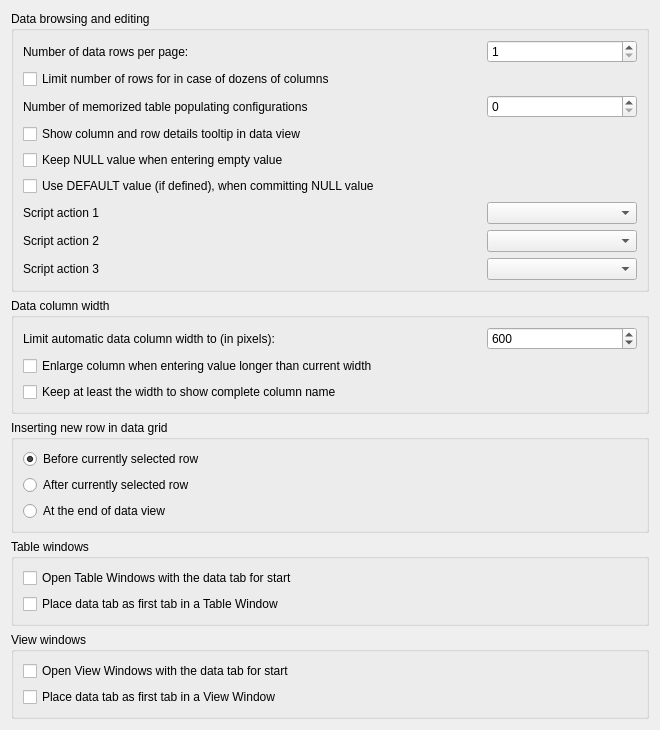
             <widget class="QWidget" name="dataBrowsingScrollAreaContents">
              <property name="geometry">
               <rect>
                <x>0</x>
                <y>0</y>
                <width>660</width>
                <height>630</height>
               </rect>
              </property>
              <layout class="QVBoxLayout" name="verticalLayout_34">
               <item>
                <widget class="QGroupBox" name="dataBrowsingGroup">
                 <property name="title">
                  <string>Data browsing and editing</string>
                 </property>
                 <layout class="QGridLayout" name="gridLayout_2">
                  <item row="2" column="0" colspan="2">
                   <widget class="QLabel" name="memPopulConfigsLabel">
                    <property name="toolTip">
                     <string>&lt;p&gt;Maximum number of configurations of Populate Table dialog stored in configuration. Value of 100 should be sufficient.&lt;/p&gt;</string>
                    </property>
                    <property name="text">
                     <string>Number of memorized table populating configurations</string>
                    </property>
                   </widget>
                  </item>
                  <item row="0" column="2">
                   <widget class="QSpinBox" name="rowsPerPageSpin">
                    <property name="maximumSize">
                     <size>
                      <width>150</width>
                      <height>16777215</height>
                     </size>
                    </property>
                    <property name="minimum">
                     <number>1</number>
                    </property>
                    <property name="maximum">
                     <number>99999</number>
                    </property>
                    <property name="cfg" stdset="0">
                     <string notr="true">General.NumberOfRowsPerPage</string>
                    </property>
                   </widget>
                  </item>
                  <item row="4" column="0" colspan="3">
                   <widget class="QCheckBox" name="keepNullWhenEmptyCheck">
                    <property name="toolTip">
                     <string>&lt;p&gt;When editing a cell which used to have NULL value and entering empty string as new value, then this option determinates whether the new value should remain NULL (have this option enabled), or should it be overwritten with empty string value (have this option disabled).&lt;/p&gt;</string>
                    </property>
                    <property name="text">
                     <string>Keep NULL value when entering empty value</string>
                    </property>
                    <property name="cfg" stdset="0">
                     <string notr="true">General.KeepNullWhenEmptyValue</string>
                    </property>
                   </widget>
                  </item>
                  <item row="0" column="0" colspan="2">
                   <widget class="QLabel" name="rowsPerPageLabel">
                    <property name="text">
                     <string>Number of data rows per page:</string>
                    </property>
                   </widget>
                  </item>
                  <item row="3" column="0" colspan="3">
                   <widget class="QCheckBox" name="tolltipInDataViewCheck">
                    <property name="toolTip">
                     <string>&lt;p&gt;When this is enabled and user holds mouse pointer over a cell in any data view (query results, a table data, a view data) a tooltip will appear with details about the cell - it includes details like column data type, constraints, ROWID and others.&lt;/p&gt;</string>
                    </property>
                    <property name="text">
                     <string>Show column and row details tooltip in data view</string>
                    </property>
                    <property name="cfg" stdset="0">
                     <string notr="true">General.ShowDataViewTooltips</string>
                    </property>
                   </widget>
                  </item>
                  <item row="5" column="0" colspan="3">
                   <widget class="QCheckBox" name="useDefaultForNullCheck">
                    <property name="toolTip">
                     <string>&lt;html&gt;&lt;head/&gt;&lt;body&gt;&lt;p&gt;Enable this to always enforce DEFAULT value when committing a NULL value for a column that has DEFAULT value defined, even though the column is allowed to contain NULL values.&lt;/p&gt;&lt;p&gt;Disable this option to use DEFAULT value exclusively when NULL value is committed for column with NOT NULL constraint.&lt;/p&gt;&lt;/body&gt;&lt;/html&gt;</string>
                    </property>
                    <property name="text">
                     <string>Use DEFAULT value (if defined), when committing NULL value</string>
                    </property>
                    <property name="cfg" stdset="0">
                     <string notr="true">General.UseDefaultValueForNull</string>
                    </property>
                   </widget>
                  </item>
                  <item row="6" column="0" colspan="2">
                   <widget class="QLabel" name="scriptAction1Label">
                    <property name="toolTip">
                     <string>&lt;p&gt;A user-defined script function that can be called with selected cell's contents.&lt;/p&gt;</string>
                    </property>
                    <property name="text">
                     <string>Script action 1</string>
                    </property>
                   </widget>
                  </item>
                  <item row="6" column="2">
                   <widget class="QComboBox" name="scriptAction1Combo">
                    <property name="toolTip">
                     <string>&lt;p&gt;A user-defined script function that can be called with selected cell's contents.&lt;/p&gt;</string>
                    </property>
                    <property name="cfg" stdset="0">
                     <string notr="true">General.ScriptAction1</string>
                    </property>
                   </widget>
                  </item>
                  <item row="7" column="0" colspan="2">
                   <widget class="QLabel" name="scriptAction2Label">
                    <property name="toolTip">
                     <string>&lt;p&gt;A user-defined script function that can be called with selected cell's contents.&lt;/p&gt;</string>
                    </property>
                    <property name="text">
                     <string>Script action 2</string>
                    </property>
                   </widget>
                  </item>
                  <item row="7" column="2">
                   <widget class="QComboBox" name="scriptAction2Combo">
                    <property name="toolTip">
                     <string>&lt;p&gt;A user-defined script function that can be called with selected cell's contents.&lt;/p&gt;</string>
                    </property>
                    <property name="cfg" stdset="0">
                     <string notr="true">General.ScriptAction2</string>
                    </property>
                   </widget>
                  </item>
                  <item row="8" column="0" colspan="2">
                   <widget class="QLabel" name="scriptAction3Label">
                    <property name="toolTip">
                     <string>&lt;p&gt;A user-defined script function that can be called with selected cell's contents.&lt;/p&gt;</string>
                    </property>
                    <property name="text">
                     <string>Script action 3</string>
                    </property>
                   </widget>
                  </item>
                  <item row="8" column="2">
                   <widget class="QComboBox" name="scriptAction3Combo">
                    <property name="toolTip">
                     <string>&lt;p&gt;A user-defined script function that can be called with selected cell's contents.&lt;/p&gt;</string>
                    </property>
                    <property name="cfg" stdset="0">
                     <string notr="true">General.ScriptAction3</string>
                    </property>
                   </widget>
                  </item>
                  <item row="2" column="2">
                   <widget class="QSpinBox" name="memPopulConfigsCheck">
                    <property name="toolTip">
                     <string>&lt;p&gt;Maximum number of configurations of Populate Table dialog stored in configuration. Value of 100 should be sufficient.&lt;/p&gt;</string>
                    </property>
                    <property name="maximum">
                     <number>999999</number>
                    </property>
                    <property name="cfg" stdset="0">
                     <string notr="true">General.PopulateHistorySize</string>
                    </property>
                   </widget>
                  </item>
                  <item row="1" column="0" colspan="3">
                   <widget class="QCheckBox" name="checkBox">
                    <property name="toolTip">
                     <string>&lt;html&gt;&lt;head/&gt;&lt;body&gt;&lt;p&gt;If query results contain dozens (or hundreds) of columns, it is more likely that it will exhaust free memory of your computer by loading several gigabytes of data at once. SQLiteStudio may try to limit number of results displayed on one page in such cases to protect your computer. If you know that you don't work with big values in database, you can disable this limit and you will always see as many rows as defined per page.&lt;/p&gt;&lt;/body&gt;&lt;/html&gt;</string>
                    </property>
                    <property name="text">
                     <string>Limit number of rows for in case of dozens of columns</string>
                    </property>
                    <property name="cfg" stdset="0">
                     <string notr="true">General.LimitRowsForManyColumns</string>
                    </property>
                   </widget>
                  </item>
                 </layout>
                </widget>
               </item>
               <item>
                <widget class="QGroupBox" name="dataColumnWdGroup">
                 <property name="title">
                  <string>Data column width</string>
                 </property>
                 <layout class="QGridLayout" name="gridLayout_9">
                  <item row="1" column="0" colspan="2">
                   <widget class="QCheckBox" name="enlargeColumnCheck">
                    <property name="toolTip">
                     <string>&lt;html&gt;&lt;head/&gt;&lt;body&gt;&lt;p&gt;When user enters new value into column and the value is bigger than the current column width, the application will enlarge the column to fit the new value, but not wider than the limit defined in the option above.&lt;/p&gt;&lt;/body&gt;&lt;/html&gt;</string>
                    </property>
                    <property name="text">
                     <string>Enlarge column when entering value longer than current width</string>
                    </property>
                    <property name="cfg" stdset="0">
                     <string>General.EnlargeColumnForValue</string>
                    </property>
                   </widget>
                  </item>
                  <item row="0" column="1">
                   <widget class="QSpinBox" name="initColWidthLimitSpin">
                    <property name="maximumSize">
                     <size>
                      <width>150</width>
                      <height>16777215</height>
                     </size>
                    </property>
                    <property name="toolTip">
                     <string>&lt;p&gt;When the data is read into grid view columns width is automatically adjusted. This value limits the initial width for the adjustment, but user can still resize the column manually over this limit.&lt;/p&gt;</string>
                    </property>
                    <property name="minimum">
                     <number>10</number>
                    </property>
                    <property name="maximum">
                     <number>99999</number>
                    </property>
                    <property name="value">
                     <number>600</number>
                    </property>
                    <property name="cfg" stdset="0">
                     <string notr="true">General.MaxInitialColumnWith</string>
                    </property>
                   </widget>
                  </item>
                  <item row="0" column="0">
                   <widget class="QLabel" name="initColWidthLimitLabel">
                    <property name="toolTip">
                     <string>&lt;html&gt;&lt;head/&gt;&lt;body&gt;&lt;p&gt;When the data is read into grid view columns width is automatically adjusted. This value limits the initial width for the adjustment, but user can still resize the column manually over this limit. This value is also used when enlarging column upon new, longer value entered by the user (see option below).&lt;/p&gt;&lt;/body&gt;&lt;/html&gt;</string>
                    </property>
                    <property name="text">
                     <string>Limit automatic data column width to (in pixels):</string>
                    </property>
                   </widget>
                  </item>
                  <item row="2" column="0" colspan="2">
                   <widget class="QCheckBox" name="keepColNameCheck">
                    <property name="toolTip">
                     <string>&lt;html&gt;&lt;head/&gt;&lt;body&gt;&lt;p&gt;Initial width of data columns will be set to at least show complete name of the column in the header. This can still be overwritten by the initial limit of column width specified in pixels (the setting above).&lt;/p&gt;&lt;/body&gt;&lt;/html&gt;</string>
                    </property>
                    <property name="text">
                     <string>Keep at least the width to show complete column name</string>
                    </property>
                    <property name="cfg" stdset="0">
                     <string>General.ColumnWidthForName</string>
                    </property>
                   </widget>
                  </item>
                 </layout>
                </widget>
               </item>
               <item>
                <widget class="QGroupBox" name="insertRowPlacementGroup">
                 <property name="title">
                  <string>Inserting new row in data grid</string>
                 </property>
                 <layout class="QVBoxLayout" name="verticalLayout_33">
                  <item>
                   <widget class="ConfigRadioButton" name="insertRowBeforeRadio">
                    <property name="text">
                     <string>Before currently selected row</string>
                    </property>
                    <property name="checked">
                     <bool>true</bool>
                    </property>
                    <property name="assignedValue" stdset="0">
                     <number>0</number>
                    </property>
                    <property name="cfg" stdset="0">
                     <string notr="true">General.InsertRowPlacement</string>
                    </property>
                   </widget>
                  </item>
                  <item>
                   <widget class="ConfigRadioButton" name="insertRowAfterRadio">
                    <property name="text">
                     <string>After currently selected row</string>
                    </property>
                    <property name="assignedValue" stdset="0">
                     <number>1</number>
                    </property>
                    <property name="cfg" stdset="0">
                     <string notr="true">General.InsertRowPlacement</string>
                    </property>
                   </widget>
                  </item>
                  <item>
                   <widget class="ConfigRadioButton" name="insertRowAtEndRadio">
                    <property name="text">
                     <string>At the end of data view</string>
                    </property>
                    <property name="assignedValue" stdset="0">
                     <number>2</number>
                    </property>
                    <property name="cfg" stdset="0">
                     <string notr="true">General.InsertRowPlacement</string>
                    </property>
                   </widget>
                  </item>
                 </layout>
                </widget>
               </item>
               <item>
                <widget class="QGroupBox" name="tableWinGroup">
                 <property name="title">
                  <string>Table windows</string>
                 </property>
                 <layout class="QVBoxLayout" name="verticalLayout_18">
                  <item>
                   <widget class="QCheckBox" name="openTablesOnDataCheck">
                    <property name="toolTip">
                     <string>&lt;p&gt;When enabled, Table Windows will show up with the data tab, instead of the structure tab.&lt;/p&gt;</string>
                    </property>
                    <property name="text">
                     <string>Open Table Windows with the data tab for start</string>
                    </property>
                    <property name="cfg" stdset="0">
                     <string notr="true">General.OpenTablesOnData</string>
                    </property>
                   </widget>
                  </item>
                  <item>
                   <widget class="QCheckBox" name="dataTabInTableAsFirstCheck">
                    <property name="toolTip">
                     <string>&lt;p&gt;When enabled the &quot;Data&quot; tab will be placed as first tab in every Table Window, instead of being at second place.&lt;/p&gt;</string>
                    </property>
                    <property name="text">
                     <string>Place data tab as first tab in a Table Window</string>
                    </property>
                    <property name="cfg" stdset="0">
                     <string notr="true">General.DataTabAsFirstInTables</string>
                    </property>
                   </widget>
                  </item>
                 </layout>
                </widget>
               </item>
               <item>
                <widget class="QGroupBox" name="viewWinGroup">
                 <property name="title">
                  <string>View windows</string>
                 </property>
                 <layout class="QVBoxLayout" name="verticalLayout_19">
                  <item>
                   <widget class="QCheckBox" name="openViewsOnDataCheck">
                    <property name="toolTip">
                     <string>&lt;p&gt;When enabled, View Windows will show up with the data tab, instead of the structure tab.&lt;/p&gt;</string>
                    </property>
                    <property name="text">
                     <string>Open View Windows with the data tab for start</string>
                    </property>
                    <property name="cfg" stdset="0">
                     <string notr="true">General.OpenViewsOnData</string>
                    </property>
                   </widget>
                  </item>
                  <item>
                   <widget class="QCheckBox" name="dataTabInViewAsFirstCheck">
                    <property name="toolTip">
                     <string>&lt;p&gt;When enabled the &quot;Data&quot; tab will be placed as first tab in every View Window, instead of being at second place.&lt;/p&gt;</string>
                    </property>
                    <property name="text">
                     <string>Place data tab as first tab in a View Window</string>
                    </property>
                    <property name="cfg" stdset="0">
                     <string notr="true">General.DataTabAsFirstInViews</string>
                    </property>
                   </widget>
                  </item>
                 </layout>
                </widget>
               </item>
               <item>
                <spacer name="verticalSpacer_6">
                 <property name="orientation">
                  <enum>Qt::Vertical</enum>
                 </property>
                 <property name="sizeHint" stdset="0">
                  <size>
                   <width>20</width>
                   <height>40</height>
                  </size>
                 </property>
                </spacer>
               </item>
              </layout>
             </widget>
